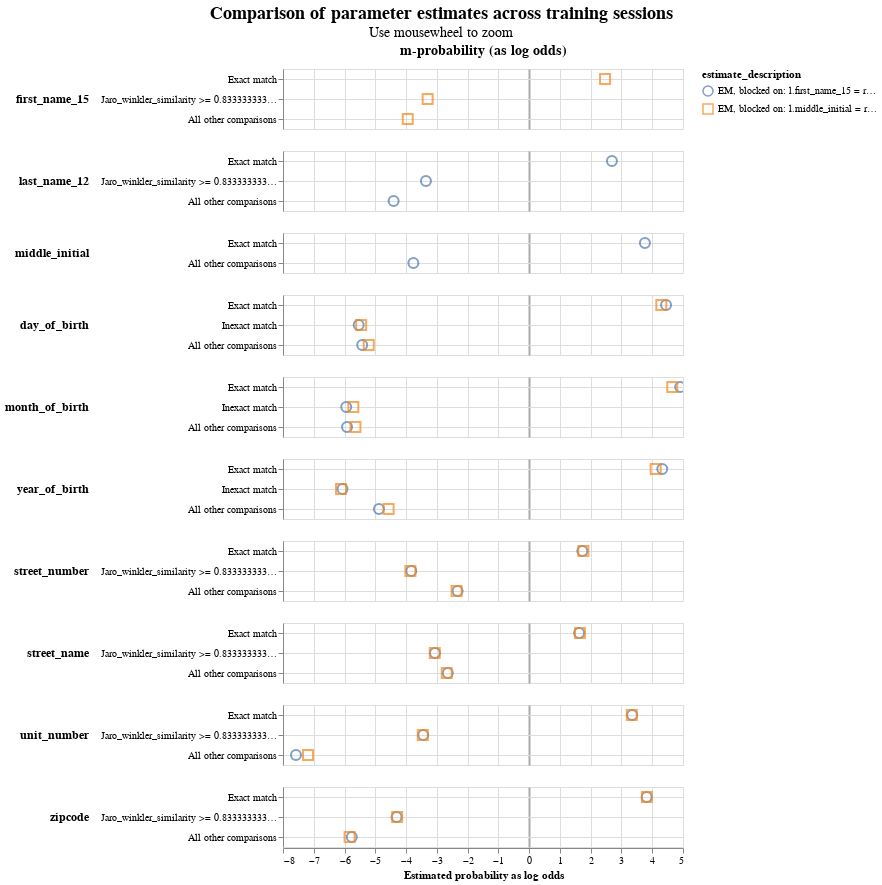

Notebook cell for this chart:
### Code cell
linker.parameter_estimate_comparisons_chart()

### Figure 1 — Vega-Lite specification as saved in the notebook (floating-point values rounded to 4 significant figures)
{"config": {"view": {"continuousWidth": 400, "continuousHeight": 300}, "title": {"anchor": "middle", "fontSize": 18, "subtitleFontSize": 14}}, "data": {"name": "data-74ce9a70104221ceff114bdcc87a3eaa"}, "mark": {"type": "point", "filled": false, "opacity": 0.7, "size": 100}, "encoding": {"color": {"field": "estimate_description", "type": "nominal"}, "column": {"align": "each", "field": "col_header", "header": {"labelFontSize": 14, "labelFontWeight": "bold"}, "title": null, "type": "nominal"}, "row": {"align": "each", "field": "comparison_name", "header": {"labelAlign": "left", "labelAnchor": "middle", "labelAngle": 0, "labelFontSize": 12, "labelFontWeight": "bold"}, "sort": {"field": "comparison_sort_order"}, "title": null, "type": "nominal"}, "shape": {"field": "estimate_description", "scale": {"range": ["circle", "square", "triangle", "diamond"]}, "type": "nominal"}, "tooltip": [{"field": "comparison_name", "type": "nominal"}, {"field": "estimate_description", "type": "nominal"}, {"field": "estimated_probability", "type": "quantitative"}], "x": {"axis": {"gridColor": {"condition": {"test": "abs(datum.value / 10)  <= 1 & datum.value % 10 === 0", "value": "#aaa"}, "value": "#ddd"}, "gridDash": {"condition": {"test": "abs(datum.value / 10) == 1", "value": [3]}, "value": null}, "gridWidth": {"condition": {"test": "abs(datum.value / 10)  <= 1 & datum.value % 10 === 0", "value": 2}, "value": 1}}, "field": "estimated_probability_as_log_odds", "title": "Estimated probability as log odds", "type": "quantitative"}, "y": {"axis": {"grid": true, "title": null}, "field": "comparison_level_label", "sort": {"field": "comparison_vector_value", "order": "descending"}, "type": "nominal"}}, "params": [{"name": "mouse_zoom", "select": {"type": "interval", "encodings": ["x"]}, "bind": "scales"}], "resolve": {"scale": {"y": "independent"}}, "title": {"text": "Comparison of parameter estimates across training sessions", "subtitle": "Use mousewheel to zoom"}, "transform": [{"calculate": "datum.m_or_u + '-probability (as log odds)'", "as": "col_header"}], "$schema": "https://vega.github.io/schema/vega-lite/v5.9.3.json", "datasets": {"data-74ce9a70104221ceff114bdcc87a3eaa": [{"m_or_u": "m", "estimated_probability": 0.8468, "estimate_description": "EM, blocked on: l.middle_initial = r.middle_initial and l.last_name_12 = r.last_name_12", "estimated_probability_as_log_odds": 2.467, "sql_condition": "\"first_name_15_l\" = \"first_name_15_r\"", "comparison_level_label": "Exact match", "comparison_vector_value": 2, "comparison_name": "first_name_15", "comparison_sort_order": 0}, {"m_or_u": "m", "estimated_probability": 0.09224, "estimate_description": "EM, blocked on: l.middle_initial = r.middle_initial and l.last_name_12 = r.last_name_12", "estimated_probability_as_log_odds": -3.299, "sql_condition": "jaro_winkler_similarity(\"first_name_15_l\", \"first_name_15_r\") >= 0.8333333333333334", "comparison_level_label": "Jaro_winkler_similarity >= 0.8333333333333334", "comparison_vector_value": 1, "comparison_name": "first_name_15", "comparison_sort_order": 0}, {"m_or_u": "m", "estimated_probability": 0.06092, "estimate_description": "EM, blocked on: l.middle_initial = r.middle_initial and l.last_name_12 = r.last_name_12", "estimated_probability_as_log_odds": -3.946, "sql_condition": "ELSE", "comparison_level_label": "All other comparisons", "comparison_vector_value": 0, "comparison_name": "first_name_15", "comparison_sort_order": 0}, {"m_or_u": "m", "estimated_probability": 0.8659, "estimate_description": "EM, blocked on: l.first_name_15 = r.first_name_15", "estimated_probability_as_log_odds": 2.69, "sql_condition": "\"last_name_12_l\" = \"last_name_12_r\"", "comparison_level_label": "Exact match", "comparison_vector_value": 2, "comparison_name": "last_name_12", "comparison_sort_order": 1}, {"m_or_u": "m", "estimated_probability": 0.08907, "estimate_description": "EM, blocked on: l.first_name_15 = r.first_name_15", "estimated_probability_as_log_odds": -3.354, "sql_condition": "jaro_winkler_similarity(\"last_name_12_l\", \"last_name_12_r\") >= 0.8333333333333334", "comparison_level_label": "Jaro_winkler_similarity >= 0.8333333333333334", "comparison_vector_value": 1, "comparison_name": "last_name_12", "comparison_sort_order": 1}, {"m_or_u": "m", "estimated_probability": 0.04507, "estimate_description": "EM, blocked on: l.first_name_15 = r.first_name_15", "estimated_probability_as_log_odds": -4.405, "sql_condition": "ELSE", "comparison_level_label": "All other comparisons", "comparison_vector_value": 0, "comparison_name": "last_name_12", "comparison_sort_order": 1}, {"m_or_u": "m", "estimated_probability": 0.9314, "estimate_description": "EM, blocked on: l.first_name_15 = r.first_name_15", "estimated_probability_as_log_odds": 3.763, "sql_condition": "\"middle_initial_l\" = \"middle_initial_r\"", "comparison_level_label": "Exact match", "comparison_vector_value": 1, "comparison_name": "middle_initial", "comparison_sort_order": 2}, {"m_or_u": "m", "estimated_probability": 0.06862, "estimate_description": "EM, blocked on: l.first_name_15 = r.first_name_15", "estimated_probability_as_log_odds": -3.763, "sql_condition": "ELSE", "comparison_level_label": "All other comparisons", "comparison_vector_value": 0, "comparison_name": "middle_initial", "comparison_sort_order": 2}, {"m_or_u": "m", "estimated_probability": 0.9562, "estimate_description": "EM, blocked on: l.first_name_15 = r.first_name_15", "estimated_probability_as_log_odds": 4.449, "sql_condition": "\"day_of_birth_l\" = \"day_of_birth_r\"", "comparison_level_label": "Exact match", "comparison_vector_value": 2, "comparison_name": "day_of_birth", "comparison_sort_order": 3}, {"m_or_u": "m", "estimated_probability": 0.9515, "estimate_description": "EM, blocked on: l.middle_initial = r.middle_initial and l.last_name_12 = r.last_name_12", "estimated_probability_as_log_odds": 4.295, "sql_condition": "\"day_of_birth_l\" = \"day_of_birth_r\"", "comparison_level_label": "Exact match", "comparison_vector_value": 2, "comparison_name": "day_of_birth", "comparison_sort_order": 3}, {"m_or_u": "m", "estimated_probability": 0.02104, "estimate_description": "EM, blocked on: l.first_name_15 = r.first_name_15", "estimated_probability_as_log_odds": -5.54, "sql_condition": "abs(day_of_birth_l - day_of_birth_r) <= 5", "comparison_level_label": "Inexact match", "comparison_vector_value": 1, "comparison_name": "day_of_birth", "comparison_sort_order": 3}, {"m_or_u": "m", "estimated_probability": 0.02221, "estimate_description": "EM, blocked on: l.middle_initial = r.middle_initial and l.last_name_12 = r.last_name_12", "estimated_probability_as_log_odds": -5.46, "sql_condition": "abs(day_of_birth_l - day_of_birth_r) <= 5", "comparison_level_label": "Inexact match", "comparison_vector_value": 1, "comparison_name": "day_of_birth", "comparison_sort_order": 3}, {"m_or_u": "m", "estimated_probability": 0.02273, "estimate_description": "EM, blocked on: l.first_name_15 = r.first_name_15", "estimated_probability_as_log_odds": -5.426, "sql_condition": "ELSE", "comparison_level_label": "All other comparisons", "comparison_vector_value": 0, "comparison_name": "day_of_birth", "comparison_sort_order": 3}, {"m_or_u": "m", "estimated_probability": 0.02626, "estimate_description": "EM, blocked on: l.middle_initial = r.middle_initial and l.last_name_12 = r.last_name_12", "estimated_probability_as_log_odds": -5.213, "sql_condition": "ELSE", "comparison_level_label": "All other comparisons", "comparison_vector_value": 0, "comparison_name": "day_of_birth", "comparison_sort_order": 3}, {"m_or_u": "m", "estimated_probability": 0.9678, "estimate_description": "EM, blocked on: l.first_name_15 = r.first_name_15", "estimated_probability_as_log_odds": 4.908, "sql_condition": "\"month_of_birth_l\" = \"month_of_birth_r\"", "comparison_level_label": "Exact match", "comparison_vector_value": 2, "comparison_name": "month_of_birth", "comparison_sort_order": 4}, {"m_or_u": "m", "estimated_probability": 0.9617, "estimate_description": "EM, blocked on: l.middle_initial = r.middle_initial and l.last_name_12 = r.last_name_12", "estimated_probability_as_log_odds": 4.651, "sql_condition": "\"month_of_birth_l\" = \"month_of_birth_r\"", "comparison_level_label": "Exact match", "comparison_vector_value": 2, "comparison_name": "month_of_birth", "comparison_sort_order": 4}, {"m_or_u": "m", "estimated_probability": 0.01598, "estimate_description": "EM, blocked on: l.first_name_15 = r.first_name_15", "estimated_probability_as_log_odds": -5.945, "sql_condition": "abs(month_of_birth_l - month_of_birth_r) <= 3", "comparison_level_label": "Inexact match", "comparison_vector_value": 1, "comparison_name": "month_of_birth", "comparison_sort_order": 4}, {"m_or_u": "m", "estimated_probability": 0.0187, "estimate_description": "EM, blocked on: l.middle_initial = r.middle_initial and l.last_name_12 = r.last_name_12", "estimated_probability_as_log_odds": -5.714, "sql_condition": "abs(month_of_birth_l - month_of_birth_r) <= 3", "comparison_level_label": "Inexact match", "comparison_vector_value": 1, "comparison_name": "month_of_birth", "comparison_sort_order": 4}, {"m_or_u": "m", "estimated_probability": 0.01626, "estimate_description": "EM, blocked on: l.first_name_15 = r.first_name_15", "estimated_probability_as_log_odds": -5.919, "sql_condition": "ELSE", "comparison_level_label": "All other comparisons", "comparison_vector_value": 0, "comparison_name": "month_of_birth", "comparison_sort_order": 4}, {"m_or_u": "m", "estimated_probability": 0.01959, "estimate_description": "EM, blocked on: l.middle_initial = r.middle_initial and l.last_name_12 = r.last_name_12", "estimated_probability_as_log_odds": -5.645, "sql_condition": "ELSE", "comparison_level_label": "All other comparisons", "comparison_vector_value": 0, "comparison_name": "month_of_birth", "comparison_sort_order": 4}, {"m_or_u": "m", "estimated_probability": 0.9525, "estimate_description": "EM, blocked on: l.first_name_15 = r.first_name_15", "estimated_probability_as_log_odds": 4.325, "sql_condition": "\"year_of_birth_l\" = \"year_of_birth_r\"", "comparison_level_label": "Exact match", "comparison_vector_value": 2, "comparison_name": "year_of_birth", "comparison_sort_order": 5}, {"m_or_u": "m", "estimated_probability": 0.9453, "estimate_description": "EM, blocked on: l.middle_initial = r.middle_initial and l.last_name_12 = r.last_name_12", "estimated_probability_as_log_odds": 4.111, "sql_condition": "\"year_of_birth_l\" = \"year_of_birth_r\"", "comparison_level_label": "Exact match", "comparison_vector_value": 2, "comparison_name": "year_of_birth", "comparison_sort_order": 5}, {"m_or_u": "m", "estimated_probability": 0.01471, "estimate_description": "EM, blocked on: l.first_name_15 = r.first_name_15", "estimated_probability_as_log_odds": -6.066, "sql_condition": "abs(year_of_birth_l - year_of_birth_r) <= 5", "comparison_level_label": "Inexact match", "comparison_vector_value": 1, "comparison_name": "year_of_birth", "comparison_sort_order": 5}, {"m_or_u": "m", "estimated_probability": 0.01424, "estimate_description": "EM, blocked on: l.middle_initial = r.middle_initial and l.last_name_12 = r.last_name_12", "estimated_probability_as_log_odds": -6.113, "sql_condition": "abs(year_of_birth_l - year_of_birth_r) <= 5", "comparison_level_label": "Inexact match", "comparison_vector_value": 1, "comparison_name": "year_of_birth", "comparison_sort_order": 5}, {"m_or_u": "m", "estimated_probability": 0.0328, "estimate_description": "EM, blocked on: l.first_name_15 = r.first_name_15", "estimated_probability_as_log_odds": -4.882, "sql_condition": "ELSE", "comparison_level_label": "All other comparisons", "comparison_vector_value": 0, "comparison_name": "year_of_birth", "comparison_sort_order": 5}, {"m_or_u": "m", "estimated_probability": 0.04045, "estimate_description": "EM, blocked on: l.middle_initial = r.middle_initial and l.last_name_12 = r.last_name_12", "estimated_probability_as_log_odds": -4.568, "sql_condition": "ELSE", "comparison_level_label": "All other comparisons", "comparison_vector_value": 0, "comparison_name": "year_of_birth", "comparison_sort_order": 5}, {"m_or_u": "m", "estimated_probability": 0.7681, "estimate_description": "EM, blocked on: l.first_name_15 = r.first_name_15", "estimated_probability_as_log_odds": 1.727, "sql_condition": "\"street_number_l\" = \"street_number_r\"", "comparison_level_label": "Exact match", "comparison_vector_value": 2, "comparison_name": "street_number", "comparison_sort_order": 6}, {"m_or_u": "m", "estimated_probability": 0.7724, "estimate_description": "EM, blocked on: l.middle_initial = r.middle_initial and l.last_name_12 = r.last_name_12", "estimated_probability_as_log_odds": 1.763, "sql_condition": "\"street_number_l\" = \"street_number_r\"", "comparison_level_label": "Exact match", "comparison_vector_value": 2, "comparison_name": "street_number", "comparison_sort_order": 6}, {"m_or_u": "m", "estimated_probability": 0.06567, "estimate_description": "EM, blocked on: l.first_name_15 = r.first_name_15", "estimated_probability_as_log_odds": -3.831, "sql_condition": "jaro_winkler_similarity(\"street_number_l\", \"street_number_r\") >= 0.8333333333333334", "comparison_level_label": "Jaro_winkler_similarity >= 0.8333333333333334", "comparison_vector_value": 1, "comparison_name": "street_number", "comparison_sort_order": 6}, {"m_or_u": "m", "estimated_probability": 0.06444, "estimate_description": "EM, blocked on: l.middle_initial = r.middle_initial and l.last_name_12 = r.last_name_12", "estimated_probability_as_log_odds": -3.86, "sql_condition": "jaro_winkler_similarity(\"street_number_l\", \"street_number_r\") >= 0.8333333333333334", "comparison_level_label": "Jaro_winkler_similarity >= 0.8333333333333334", "comparison_vector_value": 1, "comparison_name": "street_number", "comparison_sort_order": 6}, {"m_or_u": "m", "estimated_probability": 0.1663, "estimate_description": "EM, blocked on: l.first_name_15 = r.first_name_15", "estimated_probability_as_log_odds": -2.326, "sql_condition": "ELSE", "comparison_level_label": "All other comparisons", "comparison_vector_value": 0, "comparison_name": "street_number", "comparison_sort_order": 6}, {"m_or_u": "m", "estimated_probability": 0.1632, "estimate_description": "EM, blocked on: l.middle_initial = r.middle_initial and l.last_name_12 = r.last_name_12", "estimated_probability_as_log_odds": -2.358, "sql_condition": "ELSE", "comparison_level_label": "All other comparisons", "comparison_vector_value": 0, "comparison_name": "street_number", "comparison_sort_order": 6}, {"m_or_u": "m", "estimated_probability": 0.7551, "estimate_description": "EM, blocked on: l.first_name_15 = r.first_name_15", "estimated_probability_as_log_odds": 1.624, "sql_condition": "\"street_name_l\" = \"street_name_r\"", "comparison_level_label": "Exact match", "comparison_vector_value": 2, "comparison_name": "street_name", "comparison_sort_order": 7}, {"m_or_u": "m", "estimated_probability": 0.7584, "estimate_description": "EM, blocked on: l.middle_initial = r.middle_initial and l.last_name_12 = r.last_name_12", "estimated_probability_as_log_odds": 1.651, "sql_condition": "\"street_name_l\" = \"street_name_r\"", "comparison_level_label": "Exact match", "comparison_vector_value": 2, "comparison_name": "street_name", "comparison_sort_order": 7}, {"m_or_u": "m", "estimated_probability": 0.107, "estimate_description": "EM, blocked on: l.first_name_15 = r.first_name_15", "estimated_probability_as_log_odds": -3.061, "sql_condition": "jaro_winkler_similarity(\"street_name_l\", \"street_name_r\") >= 0.8333333333333334", "comparison_level_label": "Jaro_winkler_similarity >= 0.8333333333333334", "comparison_vector_value": 1, "comparison_name": "street_name", "comparison_sort_order": 7}, {"m_or_u": "m", "estimated_probability": 0.1065, "estimate_description": "EM, blocked on: l.middle_initial = r.middle_initial and l.last_name_12 = r.last_name_12", "estimated_probability_as_log_odds": -3.068, "sql_condition": "jaro_winkler_similarity(\"street_name_l\", \"street_name_r\") >= 0.8333333333333334", "comparison_level_label": "Jaro_winkler_similarity >= 0.8333333333333334", "comparison_vector_value": 1, "comparison_name": "street_name", "comparison_sort_order": 7}, {"m_or_u": "m", "estimated_probability": 0.138, "estimate_description": "EM, blocked on: l.first_name_15 = r.first_name_15", "estimated_probability_as_log_odds": -2.643, "sql_condition": "ELSE", "comparison_level_label": "All other comparisons", "comparison_vector_value": 0, "comparison_name": "street_name", "comparison_sort_order": 7}, {"m_or_u": "m", "estimated_probability": 0.1351, "estimate_description": "EM, blocked on: l.middle_initial = r.middle_initial and l.last_name_12 = r.last_name_12", "estimated_probability_as_log_odds": -2.679, "sql_condition": "ELSE", "comparison_level_label": "All other comparisons", "comparison_vector_value": 0, "comparison_name": "street_name", "comparison_sort_order": 7}, {"m_or_u": "m", "estimated_probability": 0.9105, "estimate_description": "EM, blocked on: l.first_name_15 = r.first_name_15", "estimated_probability_as_log_odds": 3.347, "sql_condition": "\"unit_number_l\" = \"unit_number_r\"", "comparison_level_label": "Exact match", "comparison_vector_value": 2, "comparison_name": "unit_number", "comparison_sort_order": 8}, {"m_or_u": "m", "estimated_probability": 0.9098, "estimate_description": "EM, blocked on: l.middle_initial = r.middle_initial and l.last_name_12 = r.last_name_12", "estimated_probability_as_log_odds": 3.335, "sql_condition": "\"unit_number_l\" = \"unit_number_r\"", "comparison_level_label": "Exact match", "comparison_vector_value": 2, "comparison_name": "unit_number", "comparison_sort_order": 8}, {"m_or_u": "m", "estimated_probability": 0.08428, "estimate_description": "EM, blocked on: l.first_name_15 = r.first_name_15", "estimated_probability_as_log_odds": -3.442, "sql_condition": "jaro_winkler_similarity(\"unit_number_l\", \"unit_number_r\") >= 0.8333333333333334", "comparison_level_label": "Jaro_winkler_similarity >= 0.8333333333333334", "comparison_vector_value": 1, "comparison_name": "unit_number", "comparison_sort_order": 8}, {"m_or_u": "m", "estimated_probability": 0.08337, "estimate_description": "EM, blocked on: l.middle_initial = r.middle_initial and l.last_name_12 = r.last_name_12", "estimated_probability_as_log_odds": -3.459, "sql_condition": "jaro_winkler_similarity(\"unit_number_l\", \"unit_number_r\") >= 0.8333333333333334", "comparison_level_label": "Jaro_winkler_similarity >= 0.8333333333333334", "comparison_vector_value": 1, "comparison_name": "unit_number", "comparison_sort_order": 8}, {"m_or_u": "m", "estimated_probability": 0.005206, "estimate_description": "EM, blocked on: l.first_name_15 = r.first_name_15", "estimated_probability_as_log_odds": -7.578, "sql_condition": "ELSE", "comparison_level_label": "All other comparisons", "comparison_vector_value": 0, "comparison_name": "unit_number", "comparison_sort_order": 8}, {"m_or_u": "m", "estimated_probability": 0.006815, "estimate_description": "EM, blocked on: l.middle_initial = r.middle_initial and l.last_name_12 = r.last_name_12", "estimated_probability_as_log_odds": -7.187, "sql_condition": "ELSE", "comparison_level_label": "All other comparisons", "comparison_vector_value": 0, "comparison_name": "unit_number", "comparison_sort_order": 8}, {"m_or_u": "m", "estimated_probability": 0.9339, "estimate_description": "EM, blocked on: l.first_name_15 = r.first_name_15", "estimated_probability_as_log_odds": 3.82, "sql_condition": "\"zipcode_l\" = \"zipcode_r\"", "comparison_level_label": "Exact match", "comparison_vector_value": 2, "comparison_name": "zipcode", "comparison_sort_order": 9}, {"m_or_u": "m", "estimated_probability": 0.9341, "estimate_description": "EM, blocked on: l.middle_initial = r.middle_initial and l.last_name_12 = r.last_name_12", "estimated_probability_as_log_odds": 3.826, "sql_condition": "\"zipcode_l\" = \"zipcode_r\"", "comparison_level_label": "Exact match", "comparison_vector_value": 2, "comparison_name": "zipcode", "comparison_sort_order": 9}, {"m_or_u": "m", "estimated_probability": 0.04804, "estimate_description": "EM, blocked on: l.first_name_15 = r.first_name_15", "estimated_probability_as_log_odds": -4.309, "sql_condition": "jaro_winkler_similarity(\"zipcode_l\", \"zipcode_r\") >= 0.8333333333333334", "comparison_level_label": "Jaro_winkler_similarity >= 0.8333333333333334", "comparison_vector_value": 1, "comparison_name": "zipcode", "comparison_sort_order": 9}, {"m_or_u": "m", "estimated_probability": 0.04865, "estimate_description": "EM, blocked on: l.middle_initial = r.middle_initial and l.last_name_12 = r.last_name_12", "estimated_probability_as_log_odds": -4.289, "sql_condition": "jaro_winkler_similarity(\"zipcode_l\", \"zipcode_r\") >= 0.8333333333333334", "comparison_level_label": "Jaro_winkler_similarity >= 0.8333333333333334", "comparison_vector_value": 1, "comparison_name": "zipcode", "comparison_sort_order": 9}, {"m_or_u": "m", "estimated_probability": 0.01806, "estimate_description": "EM, blocked on: l.first_name_15 = r.first_name_15", "estimated_probability_as_log_odds": -5.764, "sql_condition": "ELSE", "comparison_level_label": "All other comparisons", "comparison_vector_value": 0, "comparison_name": "zipcode", "comparison_sort_order": 9}, {"m_or_u": "m", "estimated_probability": 0.01721, "estimate_description": "EM, blocked on: l.middle_initial = r.middle_initial and l.last_name_12 = r.last_name_12", "estimated_probability_as_log_odds": -5.836, "sql_condition": "ELSE", "comparison_level_label": "All other comparisons", "comparison_vector_value": 0, "comparison_name": "zipcode", "comparison_sort_order": 9}]}}
